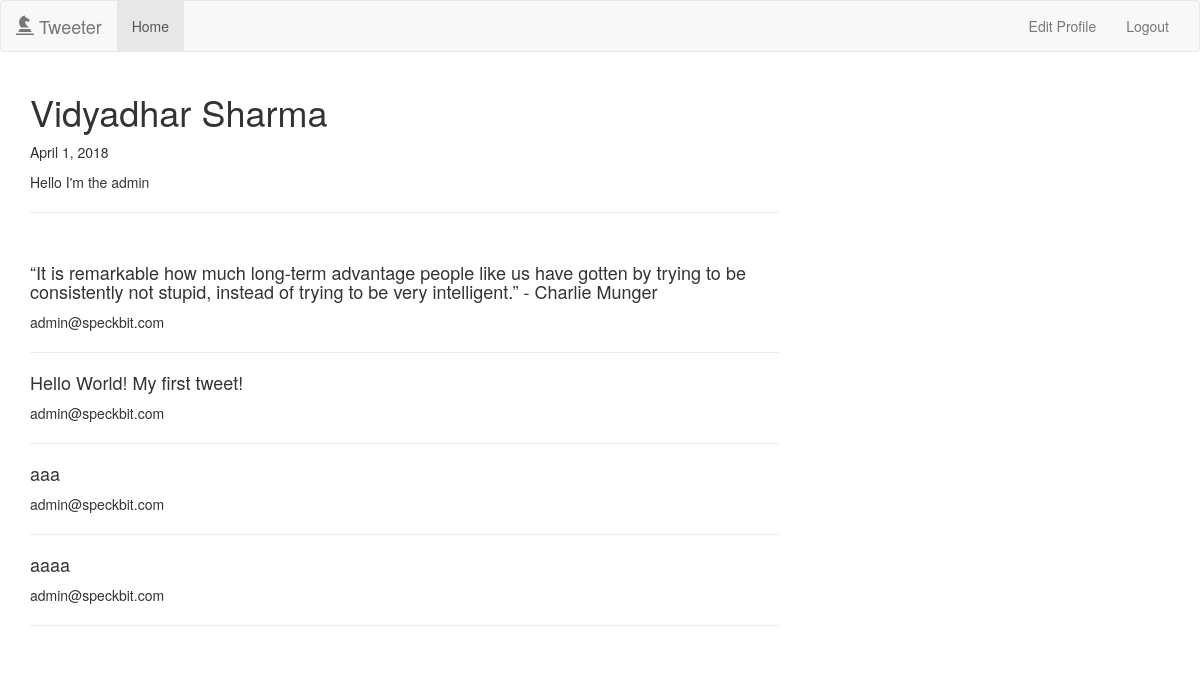
Screenshot of /tweetsof/1/ with the database file from the repository.
### core/models.py (models this page shows, shortened)
class Profile(models.Model):
	user = models.OneToOneField(User)
	about = models.CharField(max_length=140, blank=True)
	dob = models.DateField(blank=True)

### tweetdeck/models.py (models this page shows, shortened)
class Tweet(models.Model):
	text = models.CharField(max_length=280, blank=False)
	user = models.ForeignKey(User)
	timestamp = models.DateTimeField(auto_now_add=True)
	last_modified = models.DateTimeField(auto_now=True)
	retweets = models.IntegerField(default=0)

### tweetdeck/views.py (the view)
# urls.py: url(r'^tweetsof/(?P<user_id>[0-9]+)', tweetsof),
def tweetsof(request, user_id):
	user = User.objects.get(pk=user_id)
	profile = Profile.objects.get(user=user)
	tweets = Tweet.objects.filter(user=user)
	return render(request, "tweetdeck/tweetsof.html", {"tweets": tweets, "profile":profile, "user":user})

### templates/tweetdeck/tweetsof.html
{% extends 'core/base.html' %}
{% block body %}
<div class="container">
	<div class="row">
		<div class="col-md-8">
			<h1>{{user.first_name}} {{user.last_name}}</h1>
			<p>{{profile.dob}}</p>
			<p>{{profile.about}}</p>
			<hr>
			<br>
			{% for tweet in tweets %}
				<h4>{{tweet.text}}</h4>
				<p>{{tweet.user}}</p>
				<hr>
			{% endfor %}
		</div>
		<div class="col-md-4">
		</div>
	</div>
</div>
{% endblock %}

### rows the page displays
Profile: dob "April 1, 2018", about "Hello I'm the admin"
Tweet: text "“It is remarkable how much long-term advantage people like us have gotten by trying to be consistently not stupid, instead of trying to be very intelligent.” - Charlie Munger", user "admin@speckbit.com"
Tweet: text "Hello World! My first tweet!", user "admin@speckbit.com"
Tweet: text "aaa", user "admin@speckbit.com"
Tweet: text "aaaa", user "admin@speckbit.com"

### other values shown
{{ user.first_name }} "Vidyadhar"
{{ user.last_name }} "Sharma"
